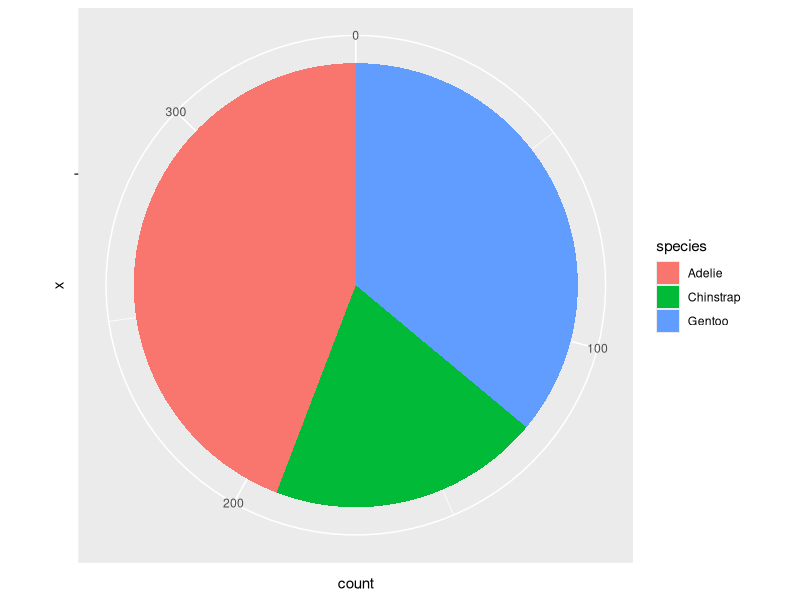
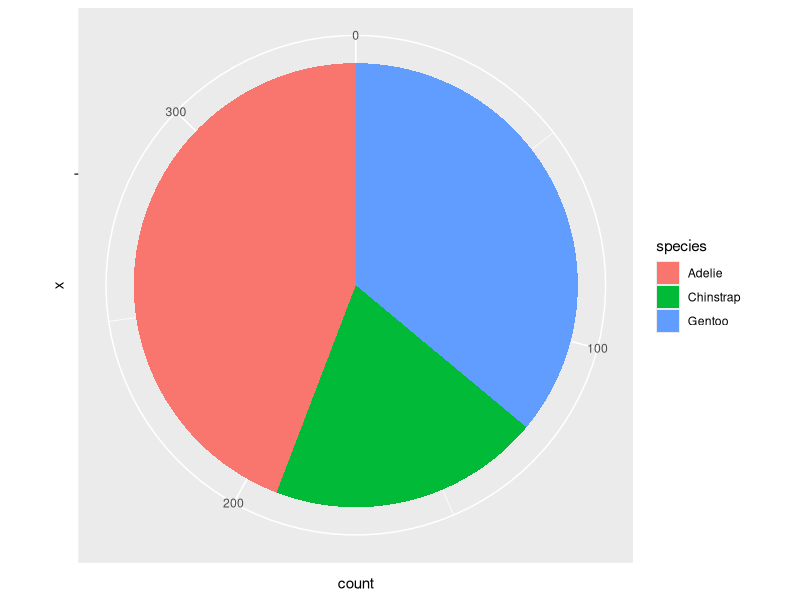

Generate these figures, in order, with R:

            library(ggplot2)
            library(palmerpenguins)
            built_answer <- tryCatch(
                {
                    set.seed(42)
                    ggplot(penguins, aes(x = "", fill = species)) + geom_bar() + coord_polar(theta = "y")
                    suppressWarnings(
                        if (!file.exists("/sandbox/figures/species_count_pie_coord_polar_answer.png")) {
                            ggsave(
                                width = 3,
                                height = 3,
                                "/sandbox/figures/species_count_pie_coord_polar_answer.png"
                            )
                        }
                    )
                    suppressWarnings(
                        ggplot_build(last_plot())
                    )
                },
                error = function(e) {
                    'ERROR'
                }
            )
            built_submission <- tryCatch(
                {
                    set.seed(42)
                    ggplot(penguins, aes(x = "", fill = species)) +
  geom_bar() +
  coord_polar(theta = "y")
                    suppressWarnings(
                        ggsave(
                            width = 3,
                            height = 3,
                            "figures/species_count_pie_coord_polar_submission_qwen3.5.png"
                        )
                    )
                    suppressWarnings(
                        ggplot_build(last_plot())
                    )
                },
                error = function(e) {
                    'ERROR'
                }
            )
            cat(isTRUE(all.equal(built_answer, built_submission)))
        
